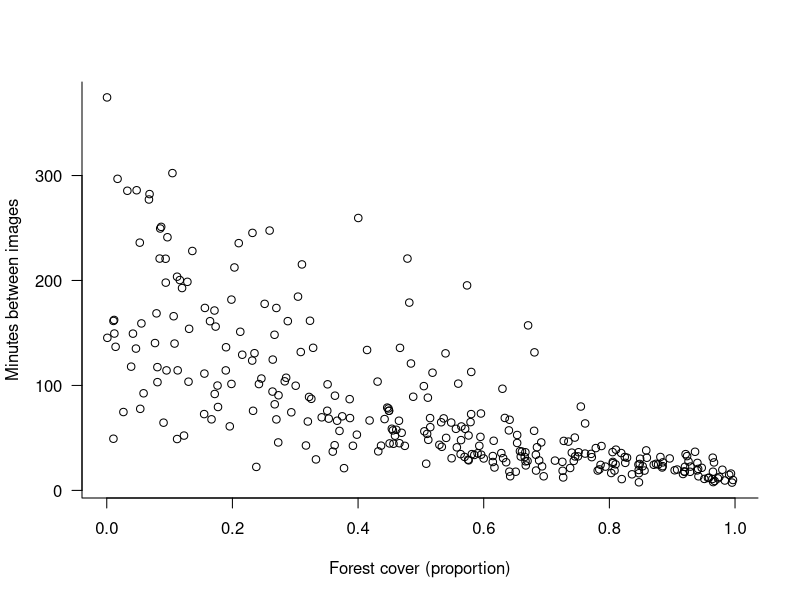
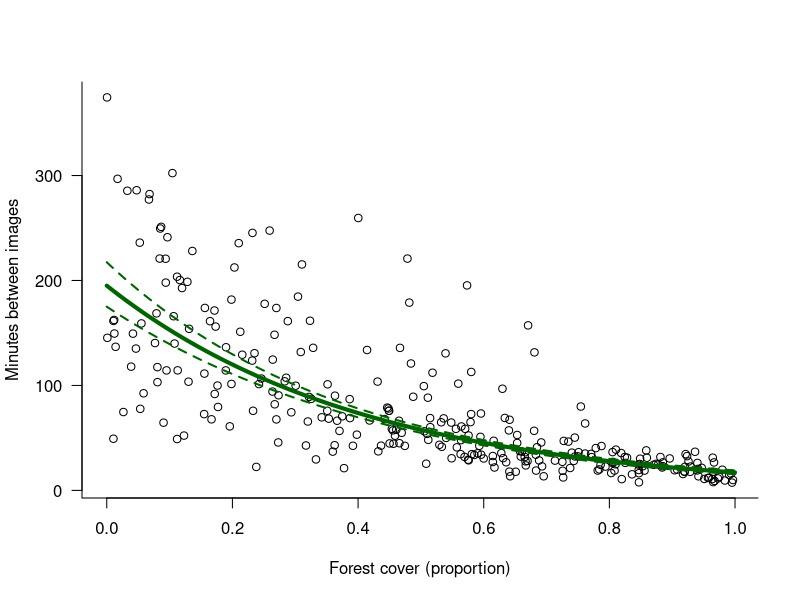

These charts were generated, in order, by the following R code: (Note: this script raises an error after producing the figures.)
# simulating a simple loglinear model

# example. We are interested in the average number of minutes
#  between raccoon images at sites that vary along a gradient
#  of forest cover. Our hypothesis is that in areas with lots
#  of forest cover, raccoon abundance is greater, and so
#  the amount of time between raccoon images should be lower.

set.seed(111)

n <- 300

# a covariate
forest_cover <- runif(n, 0, 1)

# scale the covariate for the regression
forest_cover_scaled <- scale(forest_cover)

# known intercept and slope term
#  these are on the log scale
b0 <- 4
b1 <- -0.75

# the mean response for each data point
response_mean <- b0 + b1 * as.numeric(forest_cover_scaled)

# add variation
response_logscale <- response_mean + rnorm(n, mean = 0, sd = 0.5)

# convert to real scale
response <- exp(response_logscale)


model_df <- data.frame(
  raccoon_time = response,
  forest = forest_cover_scaled
)

# model with the covariate
m1 <- lm(
  log(raccoon_time+1) ~ forest,
  data = model_df
)

# null model for comparison
m2 <- lm(
  log(raccoon_time+1) ~ 1,
  data = model_df
)

aic_tab <- AIC(m1, m2)
aic_tab$delta <- aic_tab$AIC - min(aic_tab$AIC)

# aic weight, or the relative likelihood of each model
#  in the model set.
aic_tab$aicwt <- exp(-0.5 *aic_tab$delta) /
  sum(exp(-0.5 *aic_tab$delta) )

aic_tab <- aic_tab[order(aic_tab$delta),]

# cumulative weight of each model
aic_tab$cumltvWt <- cumsum(aic_tab$aicwt)

aic_tab

# looks like model 1 fit better!. Let's see how well
#  it did in returning the model parameters we
#  used to simulate these data.
summary(m1)
b0
b1
# using forest cover, not forest cover scaled,
#  because we dont care about the scaled covariate aside
#  from fitting the model
plot(
  model_df$raccoon_time ~ forest_cover,
  ylab = "Minutes between images",
  xlab = "Forest cover (proportion)",
  las = 1,
  bty = "l"
)

# make a model prediction. Start with a sequence of values
#  that are relevant to the 'real world.' In other words
#  the non-scaled covariate values. We know that the
#  proportional data ranges from 0 to 1, but when
#  analyzing real data it may not run that full range.
#  so it is always a good idea to check and see
#  what realm you can reasonably make predictions
#  in vs. extrapolation.
(forest_range <- range(forest_cover))


# here, it looks like it is just about 0 to 1, so we
#  will stick with that. The covariate was called
#  'forest' in our model, so we need to stick with
#  that.
new_data <- data.frame(
  forest = seq(0,1, length.out = 500)
)

# scale it by the data
new_data_scaled <- new_data
new_data_scaled$forest <-
  (new_data_scaled$forest - mean(forest_cover)) / sd(forest_cover)

my_preds <- predict(
  m1,
  newdata = new_data_scaled,
  interval = "confidence"
)

# exponentiate, which is the reverse of the log link.
my_preds <- data.frame(exp(my_preds))


plot(
  model_df$raccoon_time ~ forest_cover,
  ylab = "Minutes between images",
  xlab = "Forest cover (proportion)",
  las = 1,
  bty = "l"
)
lines(
  my_preds$fit ~ new_data$forest,
  lwd = 4,
  col = "darkgreen"
)
lines(
  my_preds$lwr ~ new_data$forest,
  lwd = 2,
  col = "darkgreen",
  lty = 2
)
lines(
  my_preds$upr ~ new_data$forest,
  lwd = 2,
  col = "darkgreen",
  lty = 2
)

# some little 'facts' we could get from our model.

# average amount of time between raccoon images at an 'average'
#  location. 54.52 minutes (95% CI = 51.63, 57.56). This only
#  works because we scaled the covariate (subtracted the mean).
exp(
  qnorm(
    c(0.025,0.5,0.975),
    3.99852,
    0.02773
  )
)
# little example of a join

install.packages("dplyr")
library(dplyr)

my_join <- left_join(
  df_1,
  df_2,
  by = "siteID"
)

my_join <- data.frame(my_join)


my_unique_sites <- data.frame(
  sites = unique(racdata$sites)
)
write.csv(my_unique_sites, "mason_unique.csv")

